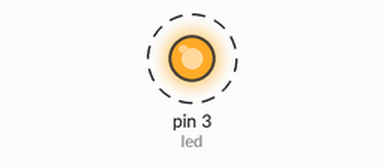
Bench run of a program on a simulated Arduino Mega 2560, built with avr-gcc and run on an emulated ATmega2560. Shown: output pins drawn as LEDs (lit = HIGH). Dashed ring = blinking.

Above: at 0.5 s.
Timing chart, 0 to 4.6 s (numbered marks = the images above):
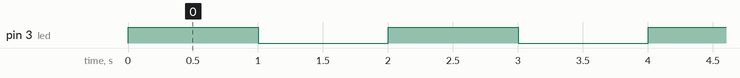

Measured:
- by itself, pin 3 (led): alternates HIGH for 1.0 s and LOW for 1.0 s

The program:

main.cpp
```cpp
#include <Arduino.h>


//DONANIM PLUS ELEKTRONİK
//TASARIM TOLGA SOYTEPE
//İNSTAGRAM Tolgasyp
//TWİTTER TSytpp
//YOUTUBE KANALI https://www.youtube.com/channel/UCinFB4XVJ3Yb6QDnALUlccw
int led = 3; //ledimizi 3.pine bağladık..

void setup() {

pinMode(led,OUTPUT); // led pinimizi çıkış olarak tanımladık..

}
void loop(){
digitalWrite(led,HIGH); // led pinimize güç verdik
delay(1000); //ardından bir saniye bekledik..
digitalWrite(led,LOW); // led pinimizin gücünü kestik..
delay(1000); // ve ardından tekrar bir saniye bekledik ve başa döndük böylece ledimiz 1 er saniyelik aralıklarla yanıp sönmüş oldu.. :)
}
```
